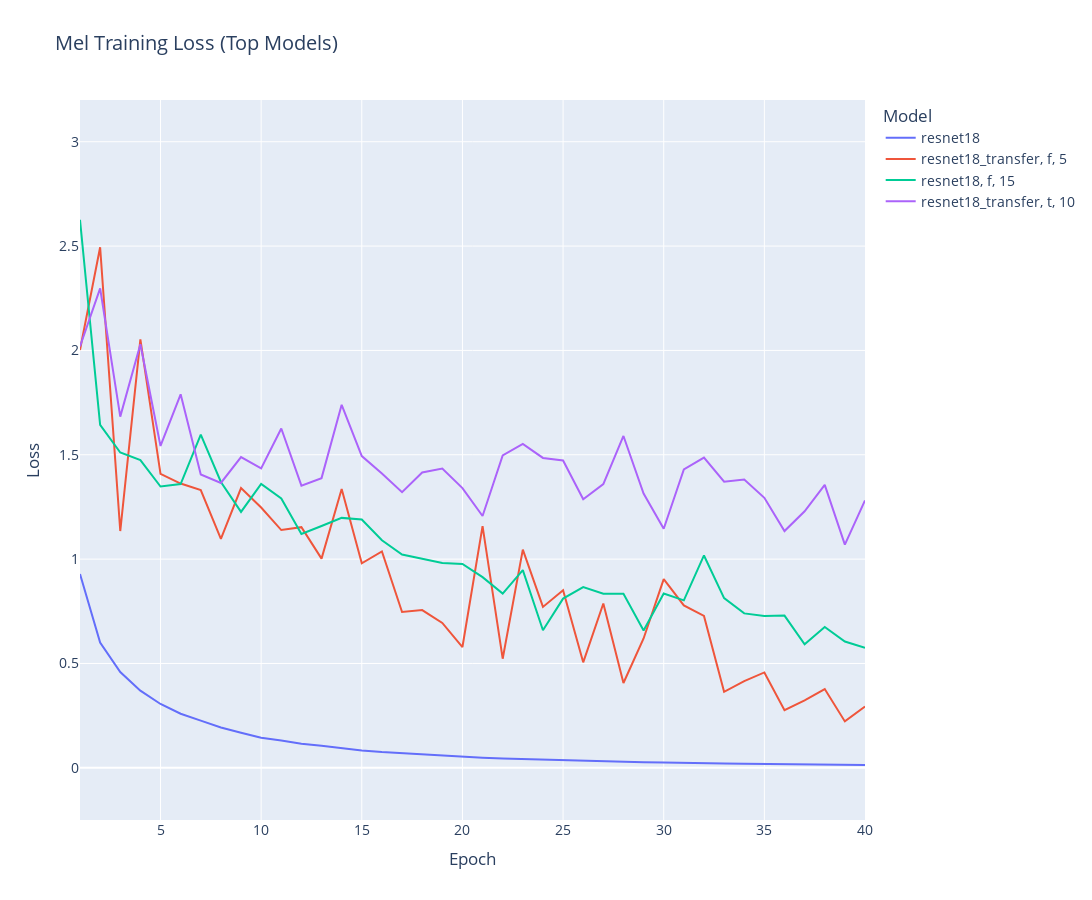

Write notebook code for a chart like this one.
### Code cell
query_columns = "concat_ws(', ', m.name, d.shuffle, d.shot) as sep, e.epoch, r.value"
optimiser = "adam"
where = "and (m.id = 902 or m.id = 410 or m.id = 702 or m.id = 534)"

query = get_cnn(
    optimiser="adam",
    preprocessing="mel",
    columns=query_columns,
    where=where,
    type="training_loss",
)

columns, rows = query_database(query)

df = pd.DataFrame(rows, columns=columns)
df["value"] = df["value"].astype(float)
fig = px.line(
    df,
    x="epoch",
    y="value",
    color="sep",
    title="Mel Training Loss (Top Models)",
    width=WIDTH,
    height=HEIGHT,
)
fig.update_layout(
    legend_title_text="Model",
    xaxis_title="Epoch",
    yaxis_title="Loss",
    font=dict(size=FONT_SIZE),
)
fig.update_yaxes(range=[-0.25, 3.2])
fig.show()
save_fig(fig, "Mel Training Loss (Top CNN Models)")

### Figure 1 — Plotly figure (JSON) as saved in the notebook; plotly's stock layout.template omitted (floating-point values rounded to 4 significant figures)
{"data": [{"hovertemplate": "sep=resnet18<br>epoch=%{x}<br>value=%{y}<extra></extra>", "legendgroup": "resnet18", "line": {"color": "#636efa", "dash": "solid"}, "marker": {"symbol": "circle"}, "mode": "lines", "name": "resnet18", "orientation": "v", "showlegend": true, "type": "scatter", "x": [1, 2, 3, 4, 5, 6, 7, 8, 9, 10, 11, 12, 13, 14, 15, 16, 17, 18, 19, 20, 21, 22, 23, 24, 25, 26, 27, 28, 29, 30, 31, 32, 33, 34, 35, 36, 37, 38, 39, 40], "xaxis": "x", "y": [0.9285, 0.6004, 0.4588, 0.3697, 0.306, 0.2592, 0.2263, 0.1935, 0.1684, 0.1445, 0.1309, 0.1155, 0.1062, 0.09339, 0.08314, 0.07546, 0.07004, 0.06276, 0.05598, 0.0538, 0.0482, 0.04415, 0.04137, 0.03787, 0.03484, 0.03259, 0.03079, 0.02679, 0.0262, 0.02556, 0.02488, 0.02209, 0.02084, 0.01894, 0.01858, 0.01715, 0.01667, 0.01569, 0.01396, 0.01328], "yaxis": "y"}, {"hovertemplate": "sep=resnet18_transfer, f, 5<br>epoch=%{x}<br>value=%{y}<extra></extra>", "legendgroup": "resnet18_transfer, f, 5", "line": {"color": "#EF553B", "dash": "solid"}, "marker": {"symbol": "circle"}, "mode": "lines", "name": "resnet18_transfer, f, 5", "orientation": "v", "showlegend": true, "type": "scatter", "x": [1, 2, 3, 4, 5, 6, 7, 8, 9, 10, 11, 12, 13, 14, 15, 16, 17, 18, 19, 20, 21, 22, 23, 24, 25, 26, 27, 28, 29, 30, 31, 32, 33, 34, 35, 36, 37, 38, 39, 40], "xaxis": "x", "y": [2.002, 2.495, 1.135, 2.053, 1.409, 1.362, 1.331, 1.098, 1.341, 1.247, 1.139, 1.153, 1.002, 1.336, 0.9799, 1.037, 0.7465, 0.7559, 0.6944, 0.5789, 1.158, 0.5228, 1.045, 0.771, 0.8505, 0.5056, 0.7873, 0.4065, 0.6198, 0.9041, 0.7783, 0.7277, 0.3641, 0.4155, 0.457, 0.2766, 0.3233, 0.3775, 0.2224, 0.2935], "yaxis": "y"}, {"hovertemplate": "sep=resnet18, f, 15<br>epoch=%{x}<br>value=%{y}<extra></extra>", "legendgroup": "resnet18, f, 15", "line": {"color": "#00cc96", "dash": "solid"}, "marker": {"symbol": "circle"}, "mode": "lines", "name": "resnet18, f, 15", "orientation": "v", "showlegend": true, "type": "scatter", "x": [1, 2, 3, 4, 5, 6, 7, 8, 9, 10, 11, 12, 13, 14, 15, 16, 17, 18, 19, 20, 21, 22, 23, 24, 25, 26, 27, 28, 29, 30, 31, 32, 33, 34, 35, 36, 37, 38, 39, 40], "xaxis": "x", "y": [2.626, 1.643, 1.511, 1.475, 1.348, 1.36, 1.597, 1.37, 1.226, 1.361, 1.29, 1.12, 1.159, 1.198, 1.19, 1.091, 1.022, 1.002, 0.9815, 0.9769, 0.9138, 0.835, 0.947, 0.6592, 0.8109, 0.8663, 0.8343, 0.8339, 0.6584, 0.8356, 0.8024, 1.018, 0.813, 0.74, 0.7271, 0.7294, 0.5922, 0.6746, 0.6054, 0.5753], "yaxis": "y"}, {"hovertemplate": "sep=resnet18_transfer, t, 10<br>epoch=%{x}<br>value=%{y}<extra></extra>", "legendgroup": "resnet18_transfer, t, 10", "line": {"color": "#ab63fa", "dash": "solid"}, "marker": {"symbol": "circle"}, "mode": "lines", "name": "resnet18_transfer, t, 10", "orientation": "v", "showlegend": true, "type": "scatter", "x": [1, 2, 3, 4, 5, 6, 7, 8, 9, 10, 11, 12, 13, 14, 15, 16, 17, 18, 19, 20, 21, 22, 23, 24, 25, 26, 27, 28, 29, 30, 31, 32, 33, 34, 35, 36, 37, 38, 39, 40], "xaxis": "x", "y": [2.019, 2.297, 1.683, 2.03, 1.542, 1.79, 1.406, 1.365, 1.489, 1.435, 1.626, 1.352, 1.388, 1.739, 1.494, 1.411, 1.321, 1.415, 1.434, 1.34, 1.207, 1.497, 1.552, 1.485, 1.473, 1.287, 1.359, 1.59, 1.314, 1.146, 1.43, 1.486, 1.371, 1.381, 1.294, 1.134, 1.229, 1.356, 1.069, 1.281], "yaxis": "y"}], "layout": {"font": {"size": 14}, "height": 900, "legend": {"title": {"text": "Model"}, "tracegroupgap": 0}, "title": {"text": "Mel Training Loss (Top Models)"}, "width": 1200, "xaxis": {"anchor": "y", "domain": [0, 1], "title": {"text": "Epoch"}}, "yaxis": {"anchor": "x", "domain": [0, 1], "range": [-0.25, 3.2], "title": {"text": "Loss"}}}}
